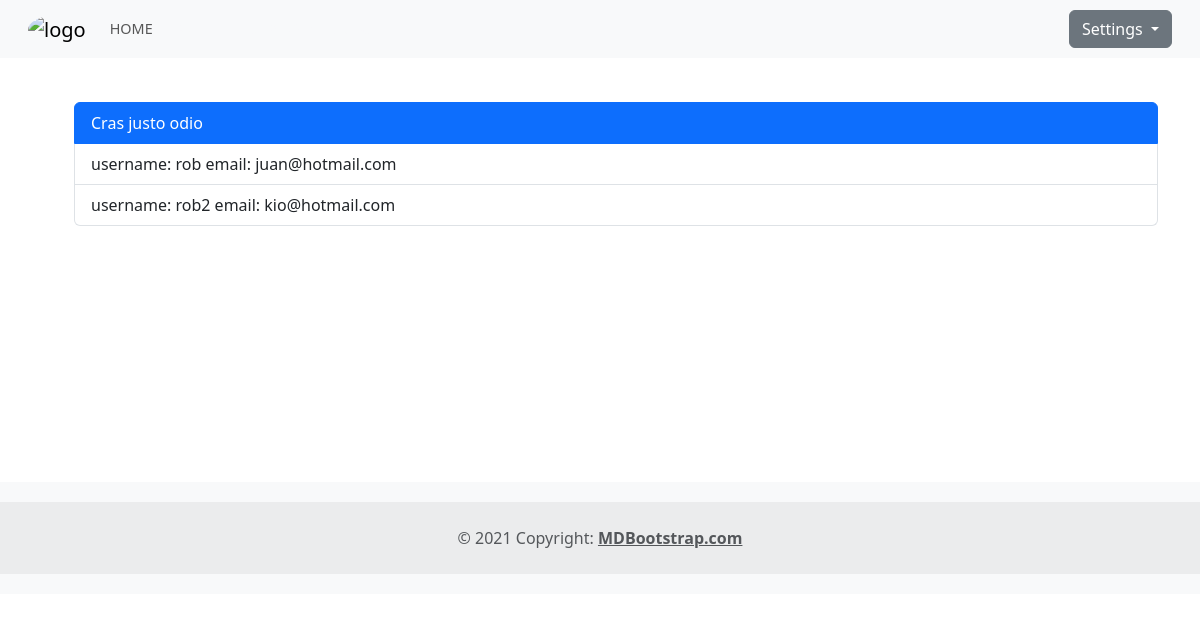
The app's page /accounts/users/ (signed in), older data.
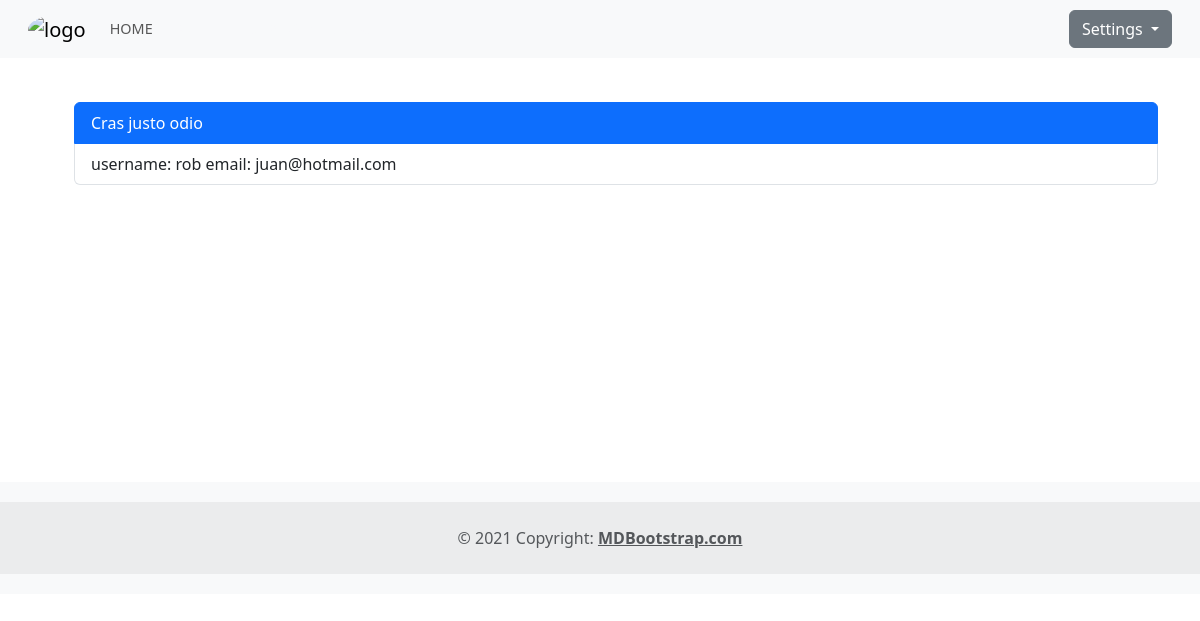
The same page, newer data.
### accounts/models.py (models this page shows)
class CustomUser(AbstractUser):
    first_name = models.CharField(_("first name"), max_length=150, blank=False)
    last_name = models.CharField(_("last name"), max_length=150, blank=False)
    email = models.EmailField(_("email address"), blank=False,unique=True)
    image = models.ImageField("imagen",
        upload_to='profile_pics/',  # Carpeta donde se almacenarán las imágenes
        default='profile_pics/default.png',  # Imagen por defecto
        blank=True,  # Campo opcional
        null=True    # Permitir valores nulos
    )
    REQUIRED_FIELDS = ["email","first_name","last_name"]

### accounts/views.py (the view)
# urls.py: path('users/',views.list_users,name ='users'),
@login_required(login_url='/accounts/login/')
@permission_required('is_superuser',login_url='/accounts/user/')
def list_users(request):
    users = User.objects.all()
    context = {'users': users}
    return render(request,'accounts/list_users.html',context)

### templates/accounts/list_users.html (shortened to what this page needs)
{% extends 'base.html' %}
{% block content %}
    <ul>
        <ul class="list-group">
            <a href="#" class="list-group-item list-group-item-action active">
                Cras justo odio
              </a>
              {% for user in users %}
                    <li class="list-group-item ">username: {{ user.username }}
                        email: {{user.email          }}</li>
                {% endfor %}
    </ul>
{% endblock%}

### templates/base.html (shortened to what this page needs)
{% load static %}
<!DOCTYPE html>
<html lang="en">
<head>
    {% load bootstrap5 %}
    {% bootstrap_css %}
  <link rel="stylesheet" href="https://cdnjs.cloudflare.com/ajax/libs/font-awesome/6.6.0/css/all.min.css" />
</head>
<body>
    <nav class="navbar navbar-expand-lg navbar-light bg-light">
      <div class="container-fluid">
        <a class="navbar-brand" href="{%  url 'accounts:home' %}">
          <img src="{% static 'logo.png'%}" alt="logo" srcset="" width="35" height="35"
          style="border-radius: 50%;">
        </a>
        <div class="collapse navbar-collapse" id="navbarTogglerDemo03">
          <ul class="navbar-nav me-auto mb-2 mb-lg-0">
            <li class="nav-item">
              {%  if request.resolver_match.url_name == 'home' %}
              <a class="nav-link active"  href="{%  url 'accounts:home' %}">HOME</a>
              {% else %}
              <a class="nav-link"  href="{%  url 'accounts:home' %}">HOME</a>
             {% endif %}
            </li>
            {% if user.is_authenticated %}
              {% if request.resolver_match.url_name == 'profile'%}
                <li class="nav-item">
                <a class="nav-link   active"  href="{%  url 'accounts:profile' %}">PROFILE</a>
              </li>
              {% else %}
                <li class="nav-item">
                <a class="nav-link link-light" href="{%  url 'accounts:profile' %}">PROFILE</a>
              </li>
              {% endif %}
              <li class="nav-item">
                {% if request.resolver_match.url_name == 'user' %}
                    <a class="nav-link link-light  active"   href="{% url 'accounts:user'%}">USER DATA</a>
                 {% else %}
           <a class="nav-link link-light" href="{% url 'accounts:user'%}">USER DATA</a>
                 {% endif %}
              </li>
                    {% if  user.is_superuser %}
                    <li class="nav-item">
                       {% if request.resolver_match.url_name == 'users'%}
                       <a class="nav-link link-light  active"  href="{% url  'accounts:users'%}">USERS</a>
                    {%else %}
                    <a class="nav-link link-light" href="{% url  'accounts:users'%}">USERS</a>
                    {% endif%}
                    </li>
                    {%endif%}
          {% endif %}
          </ul>
          <ul class="navbar-nav  justify-content-end">
            {% if   user.is_authenticated %}
            <div class="dropdown">
              <button class="btn btn-secondary dropdown-toggle" type="button" id="dropdownMenuButton" data-bs-toggle="dropdown" aria-haspopup="true" aria-expanded="false">
               Settings
              </button>
            {% endif %}
          </ul>
        </div>
      </div>
    </nav>
<div class="container  mt-4" style="min-height:50vh">
  {% block content %}
    {% endblock %}
</div>
<footer class="text-center text-lg-start bg-body-tertiary text-muted">
  <div class="text-center p-4" style="background-color: rgba(0, 0, 0, 0.05);">
    © 2021 Copyright:
    <a class="text-reset fw-bold" href="https://mdbootstrap.com/">MDBootstrap.com</a>
  </div>
</footer>
</body>
</html>

### templates/base.html (style rules this page uses)
.navbar-nav .nav-link { padding: 8px 15px; font-size: 0.9rem; }
.navbar { padding: 0.5rem 1rem; }
.container { padding-top: 20px; padding-bottom: 20px; }
footer { padding: 20px 0; }

Row changes from the older to the newer data that the page shows:
removed CustomUser: username "rob2", email "kio@hotmail.com"
